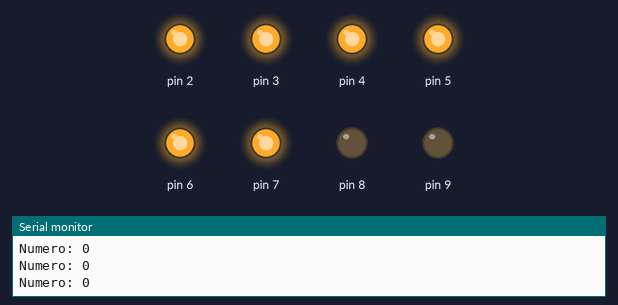
This sketch was run on a simulated Arduino Uno, built with avr-gcc and run on an emulated ATmega328P. On the bench: output pins drawn as LEDs (lit = HIGH), the last lines printed to the serial monitor.

Above: at 2.5 s.
At 7.5 s:
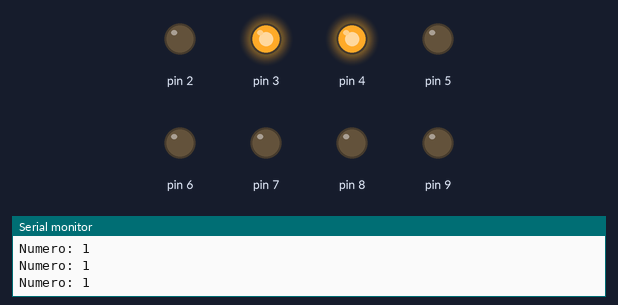
At 12.5 s:
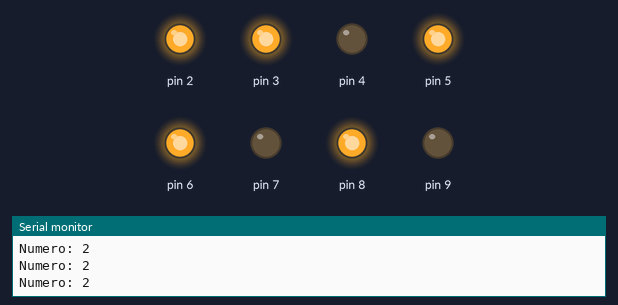
At 22.5 s:
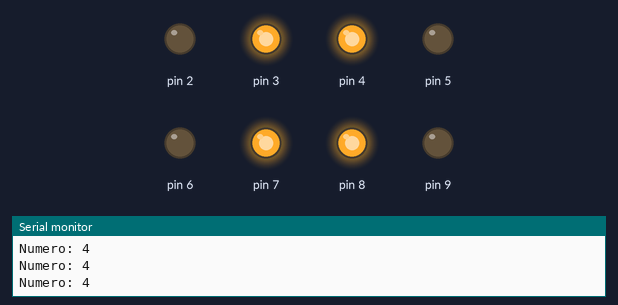
At 32.5 s:
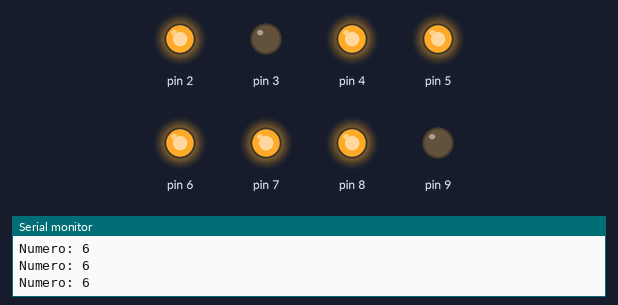
At 47.5 s:
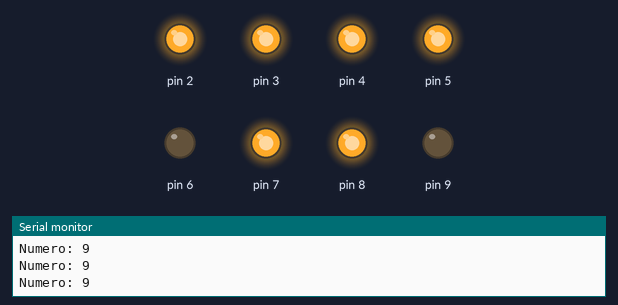
Timing chart, 0 to 57.5 s (numbered marks = the images above):
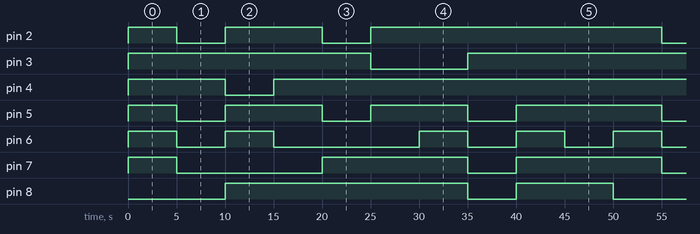

The sketch:

Display_7_segmentos.ino
```cpp
/*
  @author: Fermín Alejandro Flores Reyes
  @description: Contador de 0-9 Display de 7 Segmentos
*/

int desg(int a,int b, int c, int d, int e, int f, int g, int pd, int num); //Declaramos nuestra Función
void setup() {
  // put your setup code here, to run once:
  Serial.begin(9600);

}

void loop() {
  // put your main code here, to run repeatedly:

     for (int i=0;i<10;i++){
      // dseg(a,b,c,d,e,f,g,dp,num);
      dseg(2,3,4,5,6,7,8,9,i); //Llamamos a nuestra funcion y le enviamos parametros
      for (int j=0;j<10;j++){
        //dseg(2,3,4,5,6,7,8,9,j);
        Serial.print("Numero: ");
        Serial.println(i);
        //Serial.println(j);
        delay(500);
      }
     }

}

/*
  @params
    a ... pd -> pin de dicho segmento del display
    num -> numero que queremos mostrar
*/

int dseg(int a,int b, int c, int d,int e, int f, int g, int pd, int num){

  //Asignamos el modo de nuestro Pin
  pinMode(a,OUTPUT);
  pinMode(b,OUTPUT);
  pinMode(c,OUTPUT);
  pinMode(d,OUTPUT);
  pinMode(e,OUTPUT);
  pinMode(f,OUTPUT);
  pinMode(g,OUTPUT);
  pinMode(pd,OUTPUT);

  //Inicializamos nuestros pines en Low/Apagado
  digitalWrite(a,LOW);
  digitalWrite(b,LOW);
  digitalWrite(c,LOW);
  digitalWrite(d,LOW);
  digitalWrite(e,LOW);
  digitalWrite(f,LOW);
  digitalWrite(g,LOW);
  digitalWrite(pd,LOW);

  switch(num){
    case 0:
      digitalWrite(a,HIGH);
      digitalWrite(b,HIGH);
      digitalWrite(c,HIGH);
      digitalWrite(d,HIGH);
      digitalWrite(e,HIGH);
      digitalWrite(f,HIGH);
      break;

    case 1:
      digitalWrite(b,HIGH);
      digitalWrite(c,HIGH);
      break;

    case 2:
      digitalWrite(a,HIGH);
      digitalWrite(b,HIGH);
      digitalWrite(d,HIGH);
      digitalWrite(e,HIGH);
      digitalWrite(g,HIGH);
      break;

    case 3:
      digitalWrite(a,HIGH);
      digitalWrite(b,HIGH);
      digitalWrite(c,HIGH);
      digitalWrite(d,HIGH);
      digitalWrite(g,HIGH);
      break;

    case 4:
      digitalWrite(b,HIGH);
      digitalWrite(c,HIGH);
      digitalWrite(f,HIGH);
      digitalWrite(g,HIGH);
      break;

    case 5:
      digitalWrite(a,HIGH);
      digitalWrite(c,HIGH);
      digitalWrite(d,HIGH);
      digitalWrite(f,HIGH);
      digitalWrite(g,HIGH);
      break;

    case 6:
      digitalWrite(a,HIGH);
      digitalWrite(c,HIGH);
      digitalWrite(e,HIGH);
      digitalWrite(d,HIGH);
      digitalWrite(f,HIGH);
      digitalWrite(g,HIGH);
      break;

    case 7:
      digitalWrite(a,HIGH);
      digitalWrite(b,HIGH);
      digitalWrite(c,HIGH);
      break;

    case 8:
      digitalWrite(a,HIGH);
      digitalWrite(b,HIGH);
      digitalWrite(c,HIGH);
      digitalWrite(d,HIGH);
      digitalWrite(e,HIGH);
      digitalWrite(f,HIGH);
      digitalWrite(g,HIGH);
      break;

    case 9:
      digitalWrite(a,HIGH);
      digitalWrite(b,HIGH);
      digitalWrite(c,HIGH);
      digitalWrite(d,HIGH);
      digitalWrite(f,HIGH);
      digitalWrite(g,HIGH);
      break;

      //Alejandro Flores
  }
}
```

Measured:
- by itself, pin 2: repeats every 50.0 s: LOW 5.0 s, HIGH 10.0 s, LOW 5.0 s, HIGH 30.0 s
- by itself, pin 3: repeats every 50.0 s: LOW 10.0 s, HIGH 40.0 s
- by itself, pin 4: repeats every 50.0 s: LOW 5.0 s, HIGH 45.0 s
- by itself, pin 5: repeats every 50.0 s: 2 × (LOW 5.0 s, HIGH 10.0 s), LOW 5.0 s, HIGH 15.0 s
- by itself, pin 6: repeats every 50.0 s: LOW 5.0 s, HIGH 5.0 s, LOW 15.0 s, 2 × (HIGH 5.0 s, LOW 5.0 s), HIGH 5.0 s
- by itself, pin 7: repeats every 50.0 s: LOW 15.0 s, HIGH 15.0 s, LOW 5.0 s, HIGH 15.0 s
- by itself, pin 8: LOW → HIGH at 10.0 s, → LOW 25.0 s later, → HIGH 5.0 s later, → LOW 10.0 s later, … (9 changes in this stretch)
